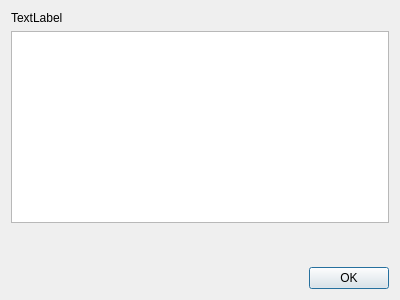
<?xml version="1.0" encoding="UTF-8"?>
<ui version="4.0">
 <class>CloseAppsDialog</class>
 <widget class="QDialog" name="CloseAppsDialog">
  <property name="geometry">
   <rect>
    <x>0</x>
    <y>0</y>
    <width>400</width>
    <height>300</height>
   </rect>
  </property>
  <property name="windowTitle">
   <string>Dialog</string>
  </property>
  <layout class="QVBoxLayout" name="verticalLayout">
   <item>
    <widget class="QLabel" name="text">
     <property name="text">
      <string>TextLabel</string>
     </property>
     <property name="wordWrap">
      <bool>true</bool>
     </property>
    </widget>
   </item>
   <item>
    <widget class="QListWidget" name="listWidget">
     <property name="selectionMode">
      <enum>QAbstractItemView::NoSelection</enum>
     </property>
    </widget>
   </item>
   <item>
    <spacer name="verticalSpacer">
     <property name="orientation">
      <enum>Qt::Vertical</enum>
     </property>
     <property name="sizeHint" stdset="0">
      <size>
       <width>20</width>
       <height>0</height>
      </size>
     </property>
    </spacer>
   </item>
   <item>
    <widget class="QDialogButtonBox" name="buttonBox">
     <property name="orientation">
      <enum>Qt::Horizontal</enum>
     </property>
     <property name="standardButtons">
      <set>QDialogButtonBox::Ok</set>
     </property>
    </widget>
   </item>
  </layout>
 </widget>
 <resources/>
 <connections>
  <connection>
   <sender>buttonBox</sender>
   <signal>accepted()</signal>
   <receiver>CloseAppsDialog</receiver>
   <slot>accept()</slot>
   <hints>
    <hint type="sourcelabel">
     <x>248</x>
     <y>254</y>
    </hint>
    <hint type="destinationlabel">
     <x>157</x>
     <y>274</y>
    </hint>
   </hints>
  </connection>
  <connection>
   <sender>buttonBox</sender>
   <signal>rejected()</signal>
   <receiver>CloseAppsDialog</receiver>
   <slot>reject()</slot>
   <hints>
    <hint type="sourcelabel">
     <x>316</x>
     <y>260</y>
    </hint>
    <hint type="destinationlabel">
     <x>286</x>
     <y>274</y>
    </hint>
   </hints>
  </connection>
 </connections>
</ui>
